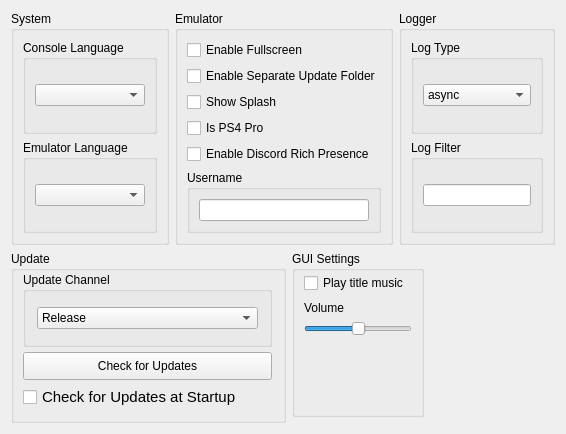
      <widget class="QWidget" name="generalTab">
       <attribute name="title">
        <string>General</string>
       </attribute>
       <layout class="QVBoxLayout" name="generalTabVLayout" stretch="0,0">
        <item>
         <layout class="QHBoxLayout" name="generalTabHLayoutTop" stretch="1,1,1">
          <item>
           <layout class="QVBoxLayout" name="systemTabLayoutLeft">
            <item>
             <widget class="QGroupBox" name="SystemSettings">
              <property name="title">
               <string>System</string>
              </property>
              <layout class="QVBoxLayout" name="emuSettingsLayout">
               <item>
                <widget class="QGroupBox" name="consoleLanguageGroupBox">
                 <property name="title">
                  <string>Console Language</string>
                 </property>
                 <layout class="QVBoxLayout" name="settingsLayout">
                  <item>
                   <widget class="QComboBox" name="consoleLanguageComboBox"/>
                  </item>
                 </layout>
                </widget>
               </item>
               <item>
                <widget class="QGroupBox" name="emulatorLanguageGroupBox">
                 <property name="title">
                  <string>Emulator Language</string>
                 </property>
                 <layout class="QVBoxLayout" name="langSettingsLayout">
                  <item>
                   <widget class="QComboBox" name="emulatorLanguageComboBox"/>
                  </item>
                 </layout>
                </widget>
               </item>
              </layout>
             </widget>
            </item>
           </layout>
          </item>
          <item>
           <layout class="QVBoxLayout" name="emulatorTabLayoutMiddle">
            <item>
             <widget class="QGroupBox" name="emulatorSettingsGroupBox">
              <property name="title">
               <string>Emulator</string>
              </property>
              <layout class="QVBoxLayout" name="additionalSettingsVLayout">
               <item>
                <layout class="QVBoxLayout" name="emulatorverticalLayout">
                 <item>
                  <widget class="QCheckBox" name="fullscreenCheckBox">
                   <property name="text">
                    <string>Enable Fullscreen</string>
                   </property>
                  </widget>
                 </item>
                 <item>
                  <widget class="QCheckBox" name="separateUpdatesCheckBox">
                   <property name="text">
                    <string>Enable Separate Update Folder</string>
                   </property>
                  </widget>
                 </item>
                 <item>
                  <widget class="QCheckBox" name="showSplashCheckBox">
                   <property name="text">
                    <string>Show Splash</string>
                   </property>
                  </widget>
                 </item>
                 <item>
                  <widget class="QCheckBox" name="ps4proCheckBox">
                   <property name="text">
                    <string>Is PS4 Pro</string>
                   </property>
                  </widget>
                 </item>
                 <item>
                  <widget class="QCheckBox" name="discordRPCCheckbox">
                   <property name="text">
                    <string>Enable Discord Rich Presence</string>
                   </property>
                  </widget>
                 </item>
                </layout>
               </item>
               <item>
                <layout class="QVBoxLayout" name="vLayoutUserName">
                 <property name="spacing">
                  <number>6</number>
                 </property>
                 <property name="leftMargin">
                  <number>0</number>
                 </property>
                 <item>
                  <layout class="QHBoxLayout" name="hLayoutUserName">
                   <item>
                    <widget class="QGroupBox" name="userName">
                     <property name="title">
                      <string>Username</string>
                     </property>
                     <layout class="QVBoxLayout" name="userNameLayout">
                      <item>
                       <widget class="QLineEdit" name="userNameLineEdit"/>
                      </item>
                     </layout>
                    </widget>
                   </item>
                  </layout>
                 </item>
                </layout>
               </item>
              </layout>
             </widget>
            </item>
           </layout>
          </item>
          <item>
           <layout class="QVBoxLayout" name="loggerTabLayoutRight">
            <item>
             <widget class="QGroupBox" name="loggerGroupBox">
              <property name="title">
               <string>Logger</string>
              </property>
              <layout class="QVBoxLayout" name="loggerLayout">
               <item>
                <widget class="QWidget" name="LogTypeWidget" native="true">
                 <layout class="QVBoxLayout" name="LogTypeLayout">
                  <property name="leftMargin">
                   <number>0</number>
                  </property>
                  <property name="topMargin">
                   <number>0</number>
                  </property>
                  <property name="rightMargin">
                   <number>0</number>
                  </property>
                  <property name="bottomMargin">
                   <number>0</number>
                  </property>
                  <item>
                   <widget class="QGroupBox" name="logTypeGroupBox">
                    <property name="title">
                     <string>Log Type</string>
                    </property>
                    <layout class="QVBoxLayout" name="logTypeBoxLayout">
                     <item>
                      <widget class="QComboBox" name="logTypeComboBox">
                       <item>
                        <property name="text">
                         <string>async</string>
                        </property>
                       </item>
                       <item>
                        <property name="text">
                         <string>sync</string>
                        </property>
                       </item>
                      </widget>
                     </item>
                    </layout>
                   </widget>
                  </item>
                 </layout>
                </widget>
               </item>
               <item>
                <layout class="QVBoxLayout" name="vLayoutLogFilter">
                 <property name="spacing">
                  <number>6</number>
                 </property>
                 <property name="leftMargin">
                  <number>0</number>
                 </property>
                 <item>
                  <layout class="QHBoxLayout" name="hLayoutLogFilter">
                   <item>
                    <widget class="QGroupBox" name="logFilter">
                     <property name="title">
                      <string>Log Filter</string>
                     </property>
                     <layout class="QVBoxLayout" name="logFilterLayout">
                      <item>
                       <widget class="QLineEdit" name="logFilterLineEdit"/>
                      </item>
                     </layout>
                    </widget>
                   </item>
                  </layout>
                 </item>
                </layout>
               </item>
              </layout>
             </widget>
            </item>
           </layout>
          </item>
         </layout>
        </item>
        <item>
         <layout class="QHBoxLayout" name="generalTabHLayout_2">
          <item>
           <layout class="QVBoxLayout" name="updaterTabLayoutLeft">
            <property name="sizeConstraint">
             <enum>QLayout::SizeConstraint::SetDefaultConstraint</enum>
            </property>
            <property name="leftMargin">
             <number>0</number>
            </property>
            <property name="topMargin">
             <number>0</number>
            </property>
            <property name="rightMargin">
             <number>0</number>
            </property>
            <property name="bottomMargin">
             <number>0</number>
            </property>
            <item alignment="Qt::AlignmentFlag::AlignTop">
             <widget class="QGroupBox" name="updaterGroupBox">
              <property name="sizePolicy">
               <sizepolicy hsizetype="Preferred" vsizetype="MinimumExpanding">
                <horstretch>0</horstretch>
                <verstretch>0</verstretch>
               </sizepolicy>
              </property>
              <property name="minimumSize">
               <size>
                <width>275</width>
                <height>0</height>
               </size>
              </property>
              <property name="maximumSize">
               <size>
                <width>16777215</width>
                <height>16777215</height>
               </size>
              </property>
              <property name="title">
               <string>Update</string>
              </property>
              <layout class="QVBoxLayout" name="UpdateLayout" stretch="0,0,0">
               <property name="spacing">
                <number>5</number>
               </property>
               <property name="topMargin">
                <number>1</number>
               </property>
               <property name="rightMargin">
                <number>11</number>
               </property>
               <property name="bottomMargin">
                <number>11</number>
               </property>
               <item>
                <widget class="QGroupBox" name="updaterComboBox">
                 <property name="sizePolicy">
                  <sizepolicy hsizetype="Preferred" vsizetype="Fixed">
                   <horstretch>0</horstretch>
                   <verstretch>0</verstretch>
                  </sizepolicy>
                 </property>
                 <property name="minimumSize">
                  <size>
                   <width>0</width>
                   <height>75</height>
                  </size>
                 </property>
                 <property name="maximumSize">
                  <size>
                   <width>16777215</width>
                   <height>16777215</height>
                  </size>
                 </property>
                 <property name="title">
                  <string>Update Channel</string>
                 </property>
                 <layout class="QVBoxLayout" name="UpdateChannelLayout">
                  <property name="spacing">
                   <number>7</number>
                  </property>
                  <property name="leftMargin">
                   <number>11</number>
                  </property>
                  <property name="topMargin">
                   <number>11</number>
                  </property>
                  <property name="rightMargin">
                   <number>11</number>
                  </property>
                  <property name="bottomMargin">
                   <number>11</number>
                  </property>
                  <item>
                   <widget class="QComboBox" name="updateComboBox">
                    <property name="sizePolicy">
                     <sizepolicy hsizetype="Preferred" vsizetype="Fixed">
                      <horstretch>0</horstretch>
                      <verstretch>0</verstretch>
                     </sizepolicy>
                    </property>
                    <item>
                     <property name="text">
                      <string>Release</string>
                     </property>
                    </item>
                    <item>
                     <property name="text">
                      <string>Nightly</string>
                     </property>
                    </item>
                    <item>
                     <property name="text">
                      <string>PGO</string>
                     </property>
                    </item>
                   </widget>
                  </item>
                 </layout>
                </widget>
               </item>
               <item>
                <widget class="QPushButton" name="checkUpdateButton">
                 <property name="sizePolicy">
                  <sizepolicy hsizetype="MinimumExpanding" vsizetype="Fixed">
                   <horstretch>0</horstretch>
                   <verstretch>0</verstretch>
                  </sizepolicy>
                 </property>
                 <property name="minimumSize">
                  <size>
                   <width>197</width>
                   <height>28</height>
                  </size>
                 </property>
                 <property name="maximumSize">
                  <size>
                   <width>16777215</width>
                   <height>16777215</height>
                  </size>
                 </property>
                 <property name="text">
                  <string>Check for Updates</string>
                 </property>
                </widget>
               </item>
               <item>
                <widget class="QCheckBox" name="updateCheckBox">
                 <property name="sizePolicy">
                  <sizepolicy hsizetype="Preferred" vsizetype="Fixed">
                   <horstretch>0</horstretch>
                   <verstretch>0</verstretch>
                  </sizepolicy>
                 </property>
                 <property name="font">
                  <font>
                   <pointsize>11</pointsize>
                   <bold>false</bold>
                  </font>
                 </property>
                 <property name="text">
                  <string>Check for Updates at Startup</string>
                 </property>
                </widget>
               </item>
              </layout>
             </widget>
            </item>
           </layout>
          </item>
          <item>
           <layout class="QVBoxLayout" name="GUITabLayoutMiddle" stretch="0">
            <item alignment="Qt::AlignmentFlag::AlignTop">
             <widget class="QGroupBox" name="GUIgroupBox">
              <property name="sizePolicy">
               <sizepolicy hsizetype="Preferred" vsizetype="Preferred">
                <horstretch>0</horstretch>
                <verstretch>0</verstretch>
               </sizepolicy>
              </property>
              <property name="minimumSize">
               <size>
                <width>0</width>
                <height>0</height>
               </size>
              </property>
              <property name="title">
               <string>GUI Settings</string>
              </property>
              <layout class="QVBoxLayout" name="GUILayout">
               <property name="topMargin">
                <number>1</number>
               </property>
               <property name="bottomMargin">
                <number>11</number>
               </property>
               <item>
                <layout class="QVBoxLayout" name="GUIMusicLayout">
                 <property name="topMargin">
                  <number>1</number>
                 </property>
                 <property name="bottomMargin">
                  <number>0</number>
                 </property>
                 <item>
                  <widget class="QCheckBox" name="playBGMCheckBox">
                   <property name="sizePolicy">
                    <sizepolicy hsizetype="Minimum" vsizetype="Fixed">
                     <horstretch>0</horstretch>
                     <verstretch>0</verstretch>
                    </sizepolicy>
                   </property>
                   <property name="text">
                    <string>Play title music</string>
                   </property>
                  </widget>
                 </item>
                 <item>
                  <spacer name="GUIverticalSpacer_2">
                   <property name="orientation">
                    <enum>Qt::Orientation::Vertical</enum>
                   </property>
                   <property name="sizeType">
                    <enum>QSizePolicy::Policy::Fixed</enum>
                   </property>
                   <property name="sizeHint" stdset="0">
                    <size>
                     <width>20</width>
                     <height>2</height>
                    </size>
                   </property>
                  </spacer>
                 </item>
                 <item>
                  <widget class="QLabel" name="label">
                   <property name="sizePolicy">
                    <sizepolicy hsizetype="Preferred" vsizetype="Fixed">
                     <horstretch>0</horstretch>
                     <verstretch>0</verstretch>
                    </sizepolicy>
                   </property>
                   <property name="maximumSize">
                    <size>
                     <width>16777215</width>
                     <height>16777215</height>
                    </size>
                   </property>
                   <property name="text">
                    <string>Volume</string>
                   </property>
                  </widget>
                 </item>
                 <item>
                  <widget class="QSlider" name="BGMVolumeSlider">
                   <property name="toolTip">
                    <string>Set the volume of the background music.</string>
                   </property>
                   <property name="maximum">
                    <number>100</number>
                   </property>
                   <property name="singleStep">
                    <number>10</number>
                   </property>
                   <property name="pageStep">
                    <number>20</number>
                   </property>
                   <property name="value">
                    <number>50</number>
                   </property>
                   <property name="orientation">
                    <enum>Qt::Orientation::Horizontal</enum>
                   </property>
                   <property name="invertedAppearance">
                    <bool>false</bool>
                   </property>
                   <property name="invertedControls">
                    <bool>false</bool>
                   </property>
                   <property name="tickPosition">
                    <enum>QSlider::TickPosition::NoTicks</enum>
                   </property>
                   <property name="tickInterval">
                    <number>10</number>
                   </property>
                  </widget>
                 </item>
                </layout>
               </item>
               <item>
                <widget class="QWidget" name="GUIwidgetSpacer" native="true">
                 <property name="minimumSize">
                  <size>
                   <width>0</width>
                   <height>61</height>
                  </size>
                 </property>
                </widget>
               </item>
              </layout>
             </widget>
            </item>
           </layout>
          </item>
          <item>
           <layout class="QVBoxLayout" name="EmptyTabLayoutRight">
            <item>
             <spacer name="emptyHorizontalSpacer">
              <property name="orientation">
               <enum>Qt::Orientation::Horizontal</enum>
              </property>
              <property name="sizeHint" stdset="0">
               <size>
                <width>40</width>
                <height>20</height>
               </size>
              </property>
             </spacer>
            </item>
           </layout>
          </item>
         </layout>
        </item>
       </layout>
      </widget>
